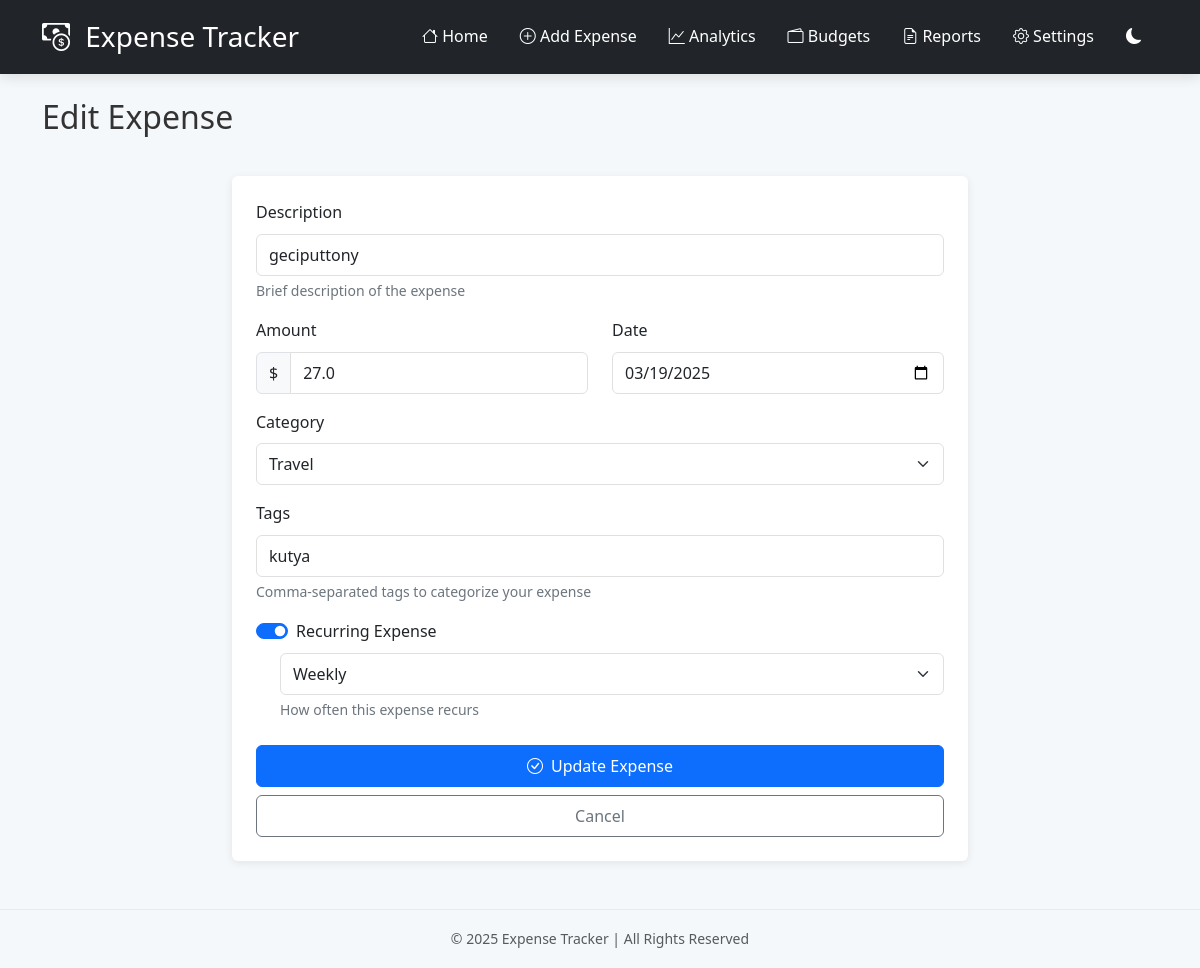
The page /edit/3 on the database its author committed.
### tables this page shows
CREATE TABLE expenses (
            id INTEGER PRIMARY KEY AUTOINCREMENT,
            description TEXT NOT NULL,
            amount REAL NOT NULL,
            category TEXT NOT NULL,
            date TEXT NOT NULL
        , recurring INTEGER DEFAULT 0, recurring_interval TEXT);

CREATE TABLE tags (
                id INTEGER PRIMARY KEY AUTOINCREMENT,
                name TEXT NOT NULL UNIQUE
            );

### app.py (the view, shortened to what this page needs)
@app.route('/edit/<int:id>', methods=['GET', 'POST'])
def edit_expense(id):
    with get_db_connection() as conn:
        expense = conn.execute('SELECT * FROM expenses WHERE id = ?', (id,)).fetchone()
        if not expense:
            flash('Expense not found!', 'danger')
            return redirect(url_for('index'))
        tag_rows = conn.execute('''
            SELECT t.name
            FROM tags t
            JOIN expense_tags et ON t.id = et.tag_id
            WHERE et.expense_id = ?
        ''', (id,)).fetchall()
        tags = [tag['name'] for tag in tag_rows]
        return render_template('edit_expense.html',
                               expense=expense,
                               tags=','.join(tags),
                               categories=EXPENSE_CATEGORIES)

### app.py (called while the page is built)
@contextmanager
def get_db_connection():
    conn = sqlite3.connect('expenses.db')
    conn.row_factory = sqlite3.Row
    try:
        yield conn
    finally:
        conn.close()

### templates/edit_expense.html (shortened to what this page needs)
{% extends "layout.html" %}
{% block content %}
<div class="row mb-4">
    <div class="col">
        <h2 class="mb-3">Edit Expense</h2>
    </div>
</div>
<div class="row">
    <div class="col-md-8 mx-auto">
        <div class="card shadow-sm">
            <div class="card-body">
                <form method="POST" class="p-2">
                    <div class="mb-3">
                        <label for="description" class="form-label">Description</label>
                        <input type="text" class="form-control" id="description" name="description"
                               value="{{ expense.description }}" required>
                        <div class="form-text">Brief description of the expense</div>
                    </div>
                    <div class="row mb-3">
                        <div class="col-md-6">
                            <label for="amount" class="form-label">Amount</label>
                            <div class="input-group">
                                <span class="input-group-text">$</span>
                                <input type="number" class="form-control" id="amount" name="amount" step="0.01" min="0.01"
                                       value="{{ expense.amount }}" required>
                            </div>
                        </div>
                        <div class="col-md-6">
                            <label for="date" class="form-label">Date</label>
                            <input type="date" class="form-control" id="date" name="date"
                                   value="{{ expense.date }}" required>
                        </div>
                    </div>
                    <div class="mb-3">
                        <label for="category" class="form-label">Category</label>
                        <select class="form-select" id="category" name="category" required>
                            {% for category in categories %}
                            <option value="{{ category }}" {% if expense.category == category %}selected{% endif %}>
                                {{ category }}
                            </option>
                            {% endfor %}
                        </select>
                    </div>
                    <div class="mb-3">
                        <label for="tags" class="form-label">Tags</label>
                        <input type="text" class="form-control" id="tags" name="tags"
                               value="{{ tags }}" placeholder="e.g. groceries, dining, work">
                        <div class="form-text">Comma-separated tags to categorize your expense</div>
                    </div>
                    <div class="mb-4">
                        <div class="form-check form-switch">
                            <input class="form-check-input" type="checkbox" id="recurring" name="recurring"
                                   {% if expense.recurring %}checked{% endif %}>
                            <label class="form-check-label" for="recurring">Recurring Expense</label>
                        </div>
                        <div id="recurring-options" class="mt-2 ps-4 {% if not expense.recurring %}d-none{% endif %}">
                            <select class="form-select" id="recurring_interval" name="recurring_interval">
                                <option value="weekly" {% if expense.recurring_interval == 'weekly' %}selected{% endif %}>Weekly</option>
                            </select>
                            <div class="form-text">How often this expense recurs</div>
                        </div>
                    </div>
                    <div class="d-grid gap-2">
                        <button type="submit" class="btn btn-primary">
                            <i class="bi bi-check-circle me-2"></i>Update Expense
                        </button>
                        <a href="{{ url_for('index') }}" class="btn btn-outline-secondary">Cancel</a>
                    </div>
                </form>
            </div>
        </div>
    </div>
</div>
{% endblock %}

### static/style.css (style rules this page uses)
:root { --primary-color: #0d6efd; --primary-hover: #0b5ed7; --secondary-color: #6c757d; --success-color: #28a745; --danger-color: #dc3545; --warning-color: #ffc107; --info-color: #17a2b8; --light-color: #f8f9fa; --dark-color: #343a40; --border-radius: 0.375rem; --box-shadow: 0 0.5rem 1rem rgba(0, 0, 0, 0.15); }
body { background-color: #f5f8fa; font-family: 'Segoe UI', Tahoma, Geneva, Verdana, sans-serif; color: #333; line-height: 1.6; }
.card { border: none; border-radius: var(--border-radius); box-shadow: 0 2px 8px rgba(0, 0, 0, 0.08); transition: transform 0.2s, box-shadow 0.2s; }
.form-control, .form-select { border-radius: var(--border-radius); border-color: #e0e0e0; padding: 0.5rem 0.75rem; }
.btn { border-radius: var(--border-radius); padding: 0.5rem 1rem; font-weight: 500; transition: all 0.2s; }
.btn-primary { background-color: var(--primary-color); border-color: var(--primary-color); }
.shadow-sm { box-shadow: 0 2px 8px rgba(0, 0, 0, 0.08) !important; }
.form-text { color: #6c757d; font-size: 0.875rem; margin-top: 0.25rem; }
select.form-select { background-repeat: no-repeat; background-position: right 0.75rem center; background-size: 16px 12px; }
.form-select { min-width: 150px; padding: 0.5rem 0.75rem; height: auto; }

### rows shown on the page
expenses: description "geciputtony", amount "27.0", date "03/19/2025", category "Travel", recurring "☑", recurring_interval "Weekly"
tags: tags "kutya"
